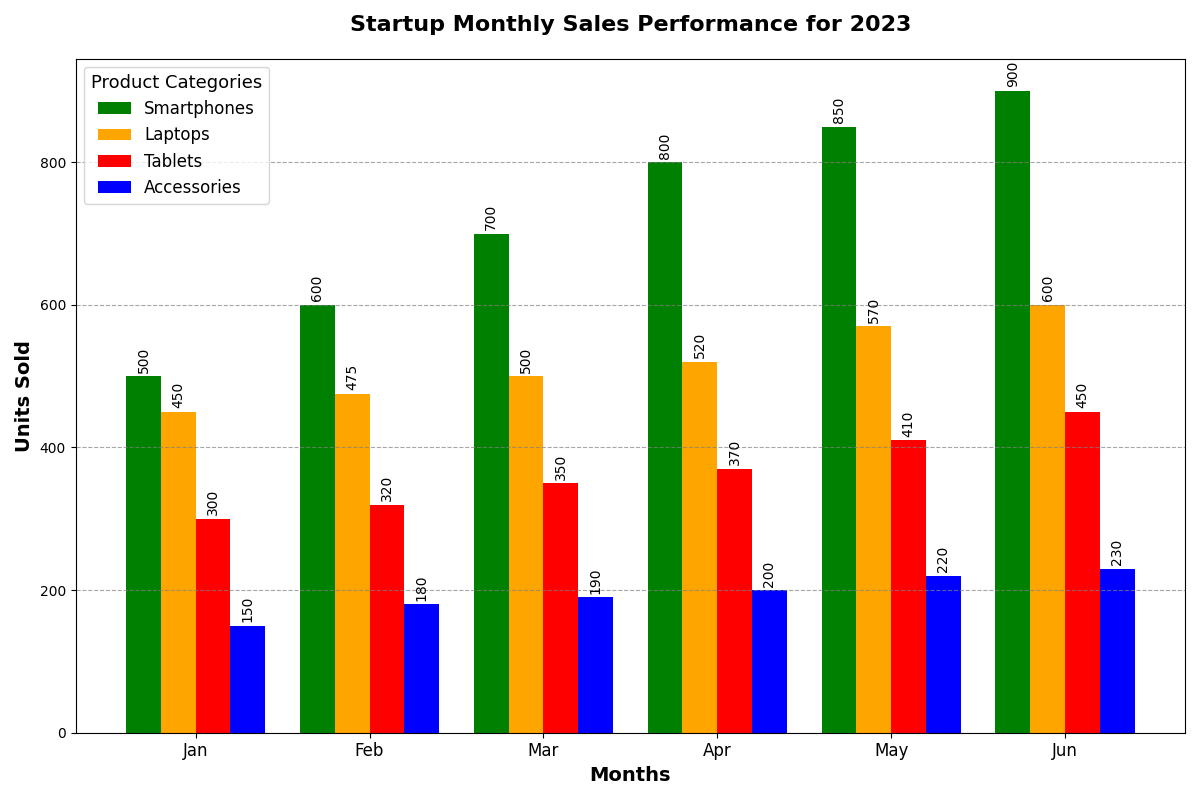

Write the Python code that produced this figure.
import matplotlib.pyplot as plt
import numpy as np

# Define product categories
product_categories = ['Smartphones', 'Laptops', 'Tablets', 'Accessories']

# Monthly sales data (units sold) for each category over six months
sales_data = np.array([
    [500, 600, 700, 800, 850, 900],  # Smartphones
    [450, 475, 500, 520, 570, 600],  # Laptops
    [300, 320, 350, 370, 410, 450],  # Tablets
    [150, 180, 190, 200, 220, 230]   # Accessories
])

months = ['Jan', 'Feb', 'Mar', 'Apr', 'May', 'Jun']
fig, ax = plt.subplots(figsize=(12, 8))

bar_width = 0.2
x_positions = np.arange(len(months))

# Define colors and shuffle them
colors = ['red', 'blue', 'green', 'orange']
# Manually shuffling colors
shuffled_colors = ['green', 'orange', 'red', 'blue']

# Plot bars with shuffled colors
for i, category in enumerate(product_categories):
    ax.bar(x_positions + i * bar_width, sales_data[i], bar_width, label=category, color=shuffled_colors[i])

ax.set_xlabel('Months', fontsize=14, weight='bold')
ax.set_ylabel('Units Sold', fontsize=14, weight='bold')
ax.set_title('Startup Monthly Sales Performance for 2023', fontsize=16, weight='bold', pad=20)
ax.set_xticks(x_positions + bar_width * (len(product_categories) - 1) / 2)
ax.set_xticklabels(months, fontsize=12)

for i, category_data in enumerate(sales_data):
    for j, sale in enumerate(category_data):
        ax.text(x_positions[j] + i * bar_width, sale + 5, f'{sale}', ha='center', va='bottom', fontsize=10, rotation=90)

ax.legend(title='Product Categories', fontsize=12, title_fontsize='13', frameon=True)
ax.yaxis.grid(True, linestyle='--', which='major', color='grey', alpha=0.7)
plt.tight_layout()
plt.show()
